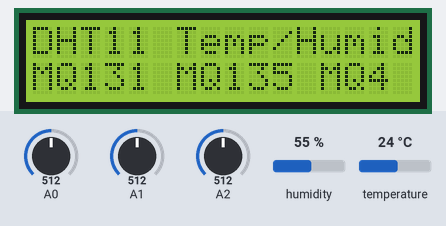
A sketch run on a simulated Arduino Uno, built with avr-gcc and run on an emulated ATmega328P. On the bench: 16×2 character LCD. Wiring (inferred from the names in the program): DHT11 sensor: data pin 2. The test bench sets the inputs (shaded band); at power-on: humidity 55 %, A1 = 512, A0 = 512, A2 = 512, temperature 24 °C.

Above: at 1.5 s.
1.6 s: humidity set to 22 %
At 10.6 s:
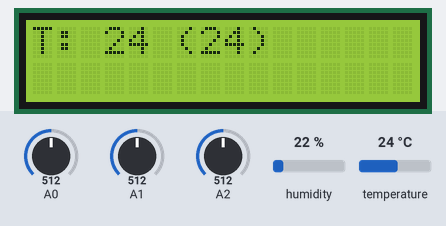
At 12.6 s:
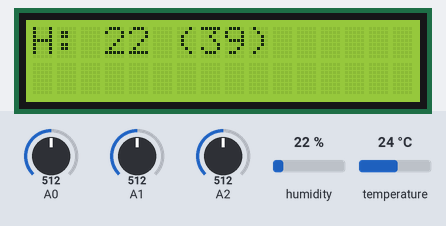
21.9 s: A1 set to 716
At 35.5 s:
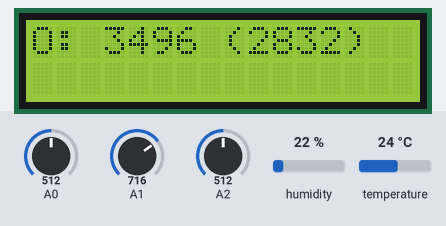
Timing chart, 0 to 37.0 s (numbered marks = the images above; inputs shaded):
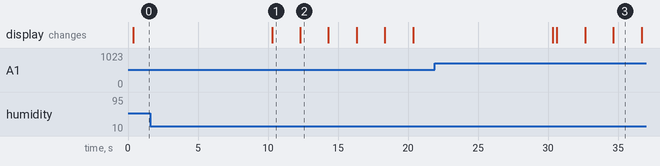

Measured:
- what the display in image 1 shows lasts 2.0 s, from 10.3 s to 12.3 s

The sketch:

AirQualitySensorShield.ino
```cpp
#include <DHT.h>
#include <Wire.h>
#include <LiquidCrystal_I2C.h>
#include <movingAvg.h> //https://github.com/JChristensen/movingAvg


/*-----( Declare objects )-----*/

#define lcdAddr 0x20 // set the address of the I2C device the LCD is connected to

// create an lcd instance with correct constructor for how the lcd is wired to the I2C chip
//LiquidCrystal_I2C lcd(0x27, 4, 5, 6, 0, 1, 2, 3, 7, POSITIVE); // addr, EN, RW, RS, D4, D5, D6, D7, Backlight, POLARITY
LiquidCrystal_I2C lcd(0x27, 2, 1, 0, 4, 5, 6, 7, 3, POSITIVE);
//LiquidCrystal_I2C lcd(0x27,16,2); // set the LCD address to 0x27
#define DHTTYPE DHT11   // DHT 11


/*-----( Declare Constants, Pin Numbers )-----*/

#define DHTPIN 2
#define MQ135PIN 0   // MQ-135
#define MQ131PIN 1   // MQ-131
#define MQ4PIN 2     // MQ-4


DHT dht(DHTPIN, DHTTYPE);
movingAvg temperatureAvg;
movingAvg humidityAvg;
movingAvg mq135Avg;
movingAvg mq131Avg;
movingAvg mq4Avg;

const int interval = 10*1000; // the interval between sensor reads, in ms
long lastReadTime = 0;        // the last time you read the sensor, in ms
long vccResult;

int humidity_reading;
int temperature_reading;
int mq4_reading = 0;
int mq131_reading = 0;
int mq135_reading = 0;


int humidity_avg;
int temperature_avg;
int mq4_avg = 0;
int mq131_avg = 0;
int mq135_avg = 0;


void setup()   /*----( SETUP: RUNS ONCE )----*/
{
  Serial.begin(9600); //(Remove all 'Serial' commands if not needed)


  dht.begin();
  readVcc();
    readDHT();
    readMQ4();
    readMQ131();
    readMQ135();
 lcd.begin(16,2); // initialize the lcd
 lcd.backlight();
  // Print a message to the LCD.
  lcd.print("DHT11 Temp/Humid");
  lcd.setCursor(0,1);
  lcd.print("MQ131 MQ135 MQ4");
  //lcd.noBacklight();

}/*--(end setup )---*/

void loop()   /*----( LOOP: RUNS CONSTANTLY )----*/
{

  long currentTime = millis();
  if (currentTime > lastReadTime + interval) {
    lcd.backlight();
    readDHT();
    readMQ4();
    readMQ131();
    readMQ135();
  lcdPrintReading("T", temperature_reading, temperature_avg);
  lcdPrintReading("H", humidity_reading, humidity_avg);
  lcdPrintReading("O", mq131_reading, mq131_avg);
  lcdPrintReading("Q", mq135_reading, mq135_avg);
  lcdPrintReading("M", mq4_reading, mq4_avg);
    lastReadTime = millis();
      lcd.clear();
      lcd.noBacklight();
  }


  //readPIR();

}/* --(end main loop )-- */

/*-----( Declare User-written Functions )-----*/
//
//Celsius to Fahrenheit conversion
double Fahrenheit(double celsius)
{
        return 1.8 * celsius + 32;
}

//Celsius to Kelvin conversion
double Kelvin(double celsius)
{
        return celsius + 273.15;
}

// dewPoint function NOAA
// reference: http://wahiduddin.net/calc/density_algorithms.htm
double dewPoint(double celsius, double humidity)
{
        double A0= 373.15/(273.15 + celsius);
        double SUM = -7.90298 * (A0-1);
        SUM += 5.02808 * log10(A0);
        SUM += -1.3816e-7 * (pow(10, (11.344*(1-1/A0)))-1) ;
        SUM += 8.1328e-3 * (pow(10,(-3.49149*(A0-1)))-1) ;
        SUM += log10(1013.246);
        double VP = pow(10, SUM-3) * humidity;
        double T = log(VP/0.61078);   // temp var
        return (241.88 * T) / (17.558-T);
}

// delta max = 0.6544 wrt dewPoint()
// 5x faster than dewPoint()
// reference: http://en.wikipedia.org/wiki/Dew_point
double dewPointFast(double celsius, double humidity)
{
        double a = 17.271;
        double b = 237.7;
        double temp = (a * celsius) / (b + celsius) + log(humidity/100);
        double Td = (b * temp) / (a - temp);
        return Td;
}

void lcdPrintReading(String name, int value, int avg) {
    //if (value > avg) {
      //lcd.backlight();
      lcd.clear();
      lcd.print(name);
      lcd.print(": ");
      lcd.print(value);
      lcd.print(" (");
      lcd.print(avg);
      lcd.print(")");
      delay(2000);
      //lcd.clear();
      //lcd.noBacklight();
    //}
}

void readDHT() {
  // Reading temperature or humidity takes about 250 milliseconds!
  // Sensor readings may also be up to 2 seconds 'old' (its a very slow sensor)
  humidity_reading = (int) dht.readHumidity();
  temperature_reading = (int) dht.readTemperature();
  if (!isnan(humidity_reading)) {
    humidity_avg = humidityAvg.reading(humidity_reading);
  }
  if (!isnan(temperature_reading)) {
    temperature_avg = temperatureAvg.reading(temperature_reading);
  }
}

void readMQ4() {
  mq4_reading = readSensorVoltage(MQ4PIN) * 1000;
  mq4_avg = mq4Avg.reading(mq4_reading);
}
void readMQ131() {
  mq131_reading = readSensorVoltage(MQ131PIN) * 1000;
  mq131_avg = mq131Avg.reading(mq131_reading);
}
void readMQ135() {
  mq135_reading = readSensorVoltage(MQ135PIN) * 1000;
  mq135_avg = mq135Avg.reading(mq135_reading);
}

float readSensorVoltage (int pin){
  float sensor_reading = analogRead(pin);
  float voltage = sensor_reading * vccResult;
  voltage /= 1024.0;
/*
  Serial.print("Pin: ");
  Serial.print(pin);
  Serial.print(" ");
  Serial.print("Value: ");
  Serial.println(voltage);
*/

  return voltage;
}


// To read internal voltage from arduino
long readVcc() {
  // Read 1.1V reference against AVcc
  ADMUX = _BV(REFS0) | _BV(MUX3) | _BV(MUX2) | _BV(MUX1);
  delay(2); // Wait for Vref to settle
  ADCSRA |= _BV(ADSC); // Convert
  while (bit_is_set(ADCSRA,ADSC));
  vccResult = ADCL;
  vccResult |= ADCH<<8;
  vccResult = 1126400L / vccResult; // Back-calculate AVcc in mV
  vccResult /= 1000; // voltage is returned in millivolts, so divide by 1000
  return vccResult;
}

/* ( THE END ) */
```
